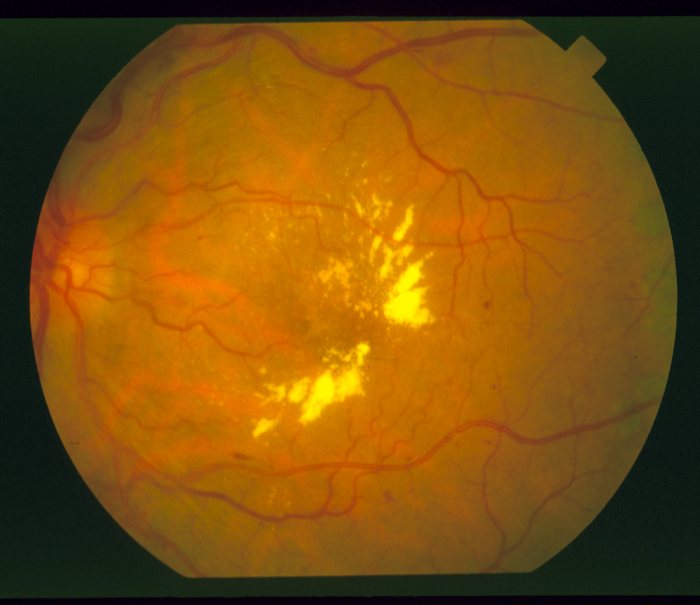
#> input picture data/original/im0001.ppm, 700 x 605 px
$ jupyter execute image_processing.ipynb
#> lines starting #> are read from the running program, lines starting #| are printed output that depends on the picture; after the words box and inside, x2 and y2 are one past the last pixel; in counts of white or black regions, pixels touching at a corner belong together
# Image Processing Notebook

**Purpose:** Load medical/ophthalmology images, decompose into RGB channels, normalize to grayscale [0..1], and display results.

[cell 1]
# ─── Cell 1: Imports ───
import numpy as np
import matplotlib.pyplot as plt
from PIL import Image
import os

[cell 2]
DATASET_PATH = "./data/original/im0001.ppm"
GOLD_STANDARD_PATH = "./data/labels/im0001.vk.ppm"

def load_image(filepath: str) -> np.ndarray:
    """Load image from filepath, returns RGB numpy array (H, W, 3) dtype=uint8."""
#> called with filepath = './data/original/im0001.ppm'
    if not os.path.exists(filepath):
        raise FileNotFoundError(f"Image not found: {filepath}")
    img = Image.open(filepath).convert("RGB")
#> img is the input picture: PIL image 700x605 RGB; mean R, G, B 125.7, 80.5, 12.4
    return np.array(img)

dataset_img = load_image(DATASET_PATH)
gold_standard_img = load_image(GOLD_STANDARD_PATH)
#> call 2 of load_image, with filepath = './data/labels/im0001.vk.ppm'
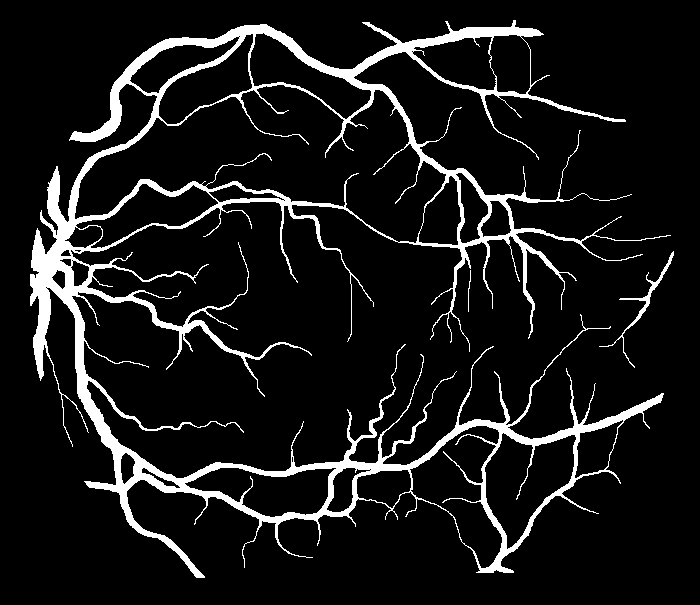
#> input picture data/labels/im0001.vk.ppm, 700 x 605 px
#> in load_image (call 2), `img = Image.open(filepath).convert("RGB")`: img: PIL image 700x605 RGB; 9.2% white; 3 white regions, box (x1, y1, x2, y2) and area: (30, 20, 671, 578) 38640, (599, 251, 674, 368) 487, (468, 270, 471, 312) 44

print(f"Dataset shape:      {dataset_img.shape}  dtype: {dataset_img.dtype}")
#| Dataset shape:      (605, 700, 3)  dtype: uint8
print(f"Gold standard shape: {gold_standard_img.shape}  dtype: {gold_standard_img.dtype}")
#| Gold standard shape: (605, 700, 3)  dtype: uint8

[cell 3]
# ─── Cell 3: RGB channel decomposition ───

def decompose_rgb(image: np.ndarray):
    if image.ndim != 3 or image.shape[2] != 3:
        raise ValueError(f"Expected RGB image (H, W, 3), got shape {image.shape}")

    red   = image[:, :, 0]
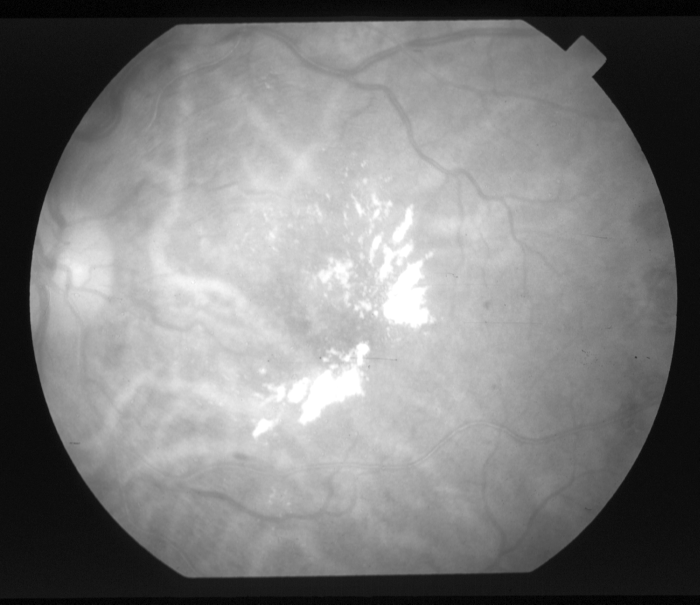
#> red: shape (605, 700); min 0, max 255, mean 125.7
    green = image[:, :, 1]
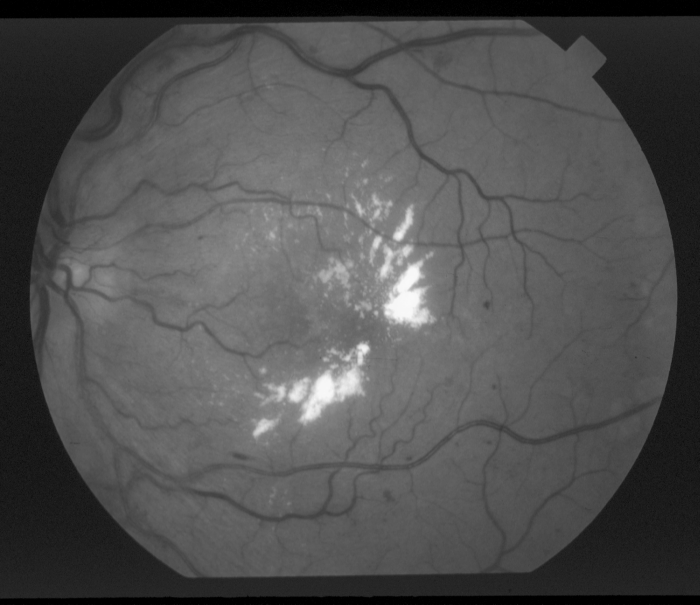
#> green: shape (605, 700); min 0, max 249, mean 80.5
    blue  = image[:, :, 2]
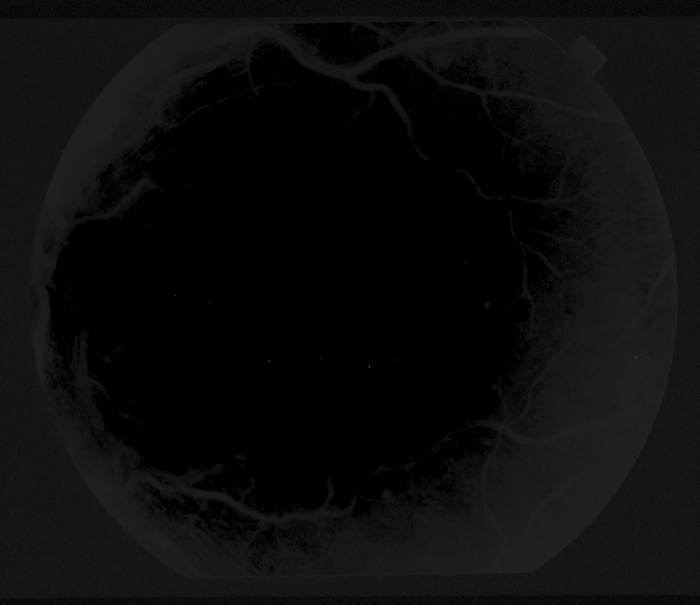
#> blue: shape (605, 700); min 0, max 75, mean 12.4
    return red, green, blue

# ── Example usage ──
R, G, B = decompose_rgb(dataset_img)
print(f"Red channel shape:   {R.shape}")
#| Red channel shape:   (605, 700)
print(f"Green channel shape: {G.shape}")
#| Green channel shape: (605, 700)
print(f"Blue channel shape:  {B.shape}")
#| Blue channel shape:  (605, 700)

[cell 4]
# ─── Cell 4: Normalize & convert to grayscale [0..1] ───

def normalize_grayscale(image: np.ndarray) -> np.ndarray:
    img = image.astype(np.float64)
#> img: shape (605, 700, 3) float64

    if img.ndim == 2:
        # Already single-channel
        gray = img
    elif img.ndim == 3 and img.shape[2] == 3:
        gray = 0.2989 * img[:, :, 0] + 0.5870 * img[:, :, 1] + 0.1140 * img[:, :, 2]
    else:
        raise ValueError(f"Unexpected image shape: {img.shape}")

    # Normalize uint8 range 0–255 → 0–1, or re-normalize any range to [0, 1]
    gray_min, gray_max = gray.min(), gray.max()
#> gray_min = 0.114; gray_max = 222.4
    if gray_max > gray_min:
        gray = (gray - gray_min) / (gray_max - gray_min)
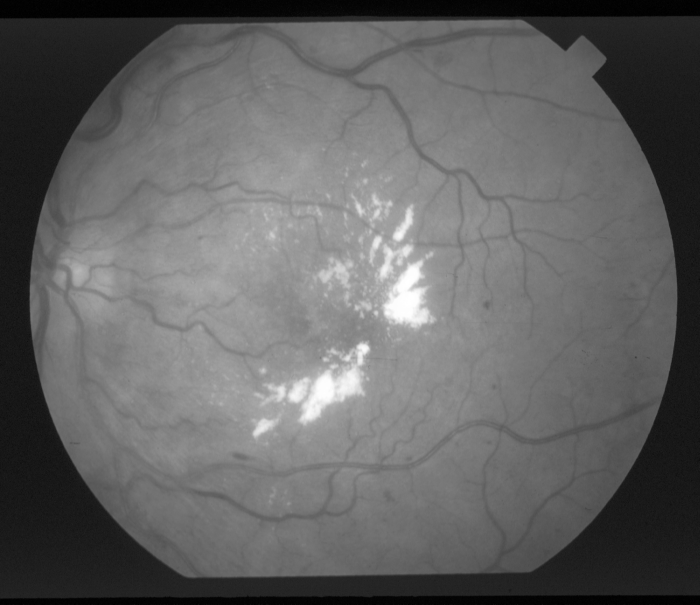
#> gray: shape (605, 700) float64; min 0, max 1, mean 0.388
    else:
        gray = np.zeros_like(gray)

    return gray

# ── Example usage ──
dataset_gray = normalize_grayscale(dataset_img)
gold_gray    = normalize_grayscale(gold_standard_img)

print(f"Dataset gray:      shape={dataset_gray.shape}, min={dataset_gray.min():.4f}, max={dataset_gray.max():.4f}")
#| Dataset gray:      shape=(605, 700), min=0.0000, max=1.0000
print(f"Gold standard gray: shape={gold_gray.shape}, min={gold_gray.min():.4f}, max={gold_gray.max():.4f}")
#| Gold standard gray: shape=(605, 700), min=0.0000, max=1.0000

[cell 5]
# ─── Cell 5: Variadic image display ───

def display_images(*images, titles=None, cmap="gray", figsize_per_image=(4, 4)):
#> called with figsize_per_image = (4, 4)
    n = len(images)
    if n == 0:
        print("No images to display.")
        return

    if titles is None:
        titles = [f"Image {i + 1}" for i in range(n)]
    elif len(titles) != n:
        raise ValueError(f"Got {n} images but {len(titles)} titles")

    fig, axes = plt.subplots(1, n, figsize=(figsize_per_image[0] * n, figsize_per_image[1]))
    if n == 1:
        axes = [axes]  # keep iterable for single-image case

    for ax, img, title in zip(axes, images, titles):
        ax.imshow(img, cmap=cmap)
        ax.set_title(title)
        ax.axis("off")

    plt.tight_layout()
    plt.show()

[cell 6]
# ─── Cell 6: Demonstration — run after setting real filepaths ───

display_images(dataset_img, gold_standard_img,
               titles=["Dataset (original)", "Gold Standard (original)"],
               cmap=None)  # None = keep RGB colours

# Display RGB channel decomposition of dataset
R, G, B = decompose_rgb(dataset_img)
display_images(R, G, B,
               titles=["Red channel", "Green channel", "Blue channel"],
               cmap="Greens", figsize_per_image=(3, 3))

# Display normalized grayscale versions
display_images(dataset_gray, gold_gray,
               titles=["Dataset (gray [0..1])", "Gold Standard (gray [0..1])"],
               cmap="gray")

[cell 7]
# ─── Cell 7 (bonus): Side-by-side RGB + grayscale comparison ───

R, G, B = decompose_rgb(dataset_img)
# gray = normalize_grayscale(dataset_img)

display_images(R, G, B,
               titles=["Red", "Green", "Blue"],
               cmap="gray",
               figsize_per_image=(3, 3))

display_images(dataset_gray, gold_gray,
               titles=["Original", "Target"],
               cmap="gray",
               figsize_per_image=(3, 3))
